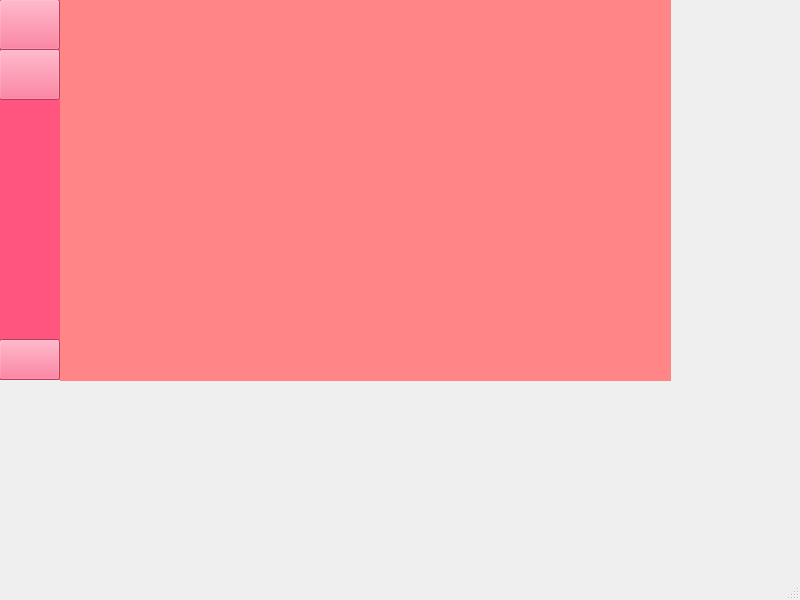
<?xml version="1.0" encoding="UTF-8"?>
<ui version="4.0">
 <class>MainWindow</class>
 <widget class="QMainWindow" name="MainWindow">
  <property name="geometry">
   <rect>
    <x>0</x>
    <y>0</y>
    <width>800</width>
    <height>600</height>
   </rect>
  </property>
  <property name="windowTitle">
   <string>MainWindow</string>
  </property>
  <widget class="QWidget" name="centralwidget">
   <widget class="QWidget" name="widget" native="true">
    <property name="geometry">
     <rect>
      <x>-111</x>
      <y>-21</y>
      <width>171</width>
      <height>401</height>
     </rect>
    </property>
    <property name="styleSheet">
     <string notr="true">background-color:rgb(255, 85, 127)</string>
    </property>
    <widget class="QLabel" name="label">
     <property name="geometry">
      <rect>
       <x>260</x>
       <y>170</y>
       <width>251</width>
       <height>71</height>
      </rect>
     </property>
     <property name="font">
      <font>
       <family>Bahnschrift</family>
       <pointsize>20</pointsize>
      </font>
     </property>
     <property name="styleSheet">
      <string notr="true">color:white</string>
     </property>
     <property name="text">
      <string>Home Page</string>
     </property>
    </widget>
    <widget class="QPushButton" name="btnHome">
     <property name="geometry">
      <rect>
       <x>110</x>
       <y>20</y>
       <width>61</width>
       <height>51</height>
      </rect>
     </property>
     <property name="text">
      <string/>
     </property>
     <property name="icon">
      <iconset>
       <normaloff>../../../../Pictures/Home Pro.png</normaloff>../../../../Pictures/Home Pro.png</iconset>
     </property>
     <property name="iconSize">
      <size>
       <width>20</width>
       <height>20</height>
      </size>
     </property>
    </widget>
    <widget class="QPushButton" name="pushButton_2">
     <property name="geometry">
      <rect>
       <x>110</x>
       <y>70</y>
       <width>61</width>
       <height>51</height>
      </rect>
     </property>
     <property name="text">
      <string/>
     </property>
     <property name="icon">
      <iconset>
       <normaloff>../../../../Pictures/Find Pro.png</normaloff>../../../../Pictures/Find Pro.png</iconset>
     </property>
     <property name="iconSize">
      <size>
       <width>20</width>
       <height>20</height>
      </size>
     </property>
    </widget>
    <widget class="QPushButton" name="btnProfile">
     <property name="geometry">
      <rect>
       <x>110</x>
       <y>360</y>
       <width>61</width>
       <height>41</height>
      </rect>
     </property>
     <property name="text">
      <string/>
     </property>
     <property name="icon">
      <iconset>
       <normaloff>../../../../Pictures/Suck ID.png</normaloff>../../../../Pictures/Suck ID.png</iconset>
     </property>
     <property name="iconSize">
      <size>
       <width>25</width>
       <height>25</height>
      </size>
     </property>
    </widget>
   </widget>
   <widget class="QStackedWidget" name="stackedMenu">
    <property name="geometry">
     <rect>
      <x>60</x>
      <y>0</y>
      <width>611</width>
      <height>381</height>
     </rect>
    </property>
    <property name="styleSheet">
     <string notr="true">background-color:rgb(255, 133, 135)</string>
    </property>
    <widget class="QWidget" name="page"/>
    <widget class="QWidget" name="page_2"/>
   </widget>
  </widget>
  <widget class="QMenuBar" name="menubar">
   <property name="geometry">
    <rect>
     <x>0</x>
     <y>0</y>
     <width>800</width>
     <height>18</height>
    </rect>
   </property>
  </widget>
  <widget class="QStatusBar" name="statusbar"/>
 </widget>
 <resources/>
 <connections/>
</ui>
